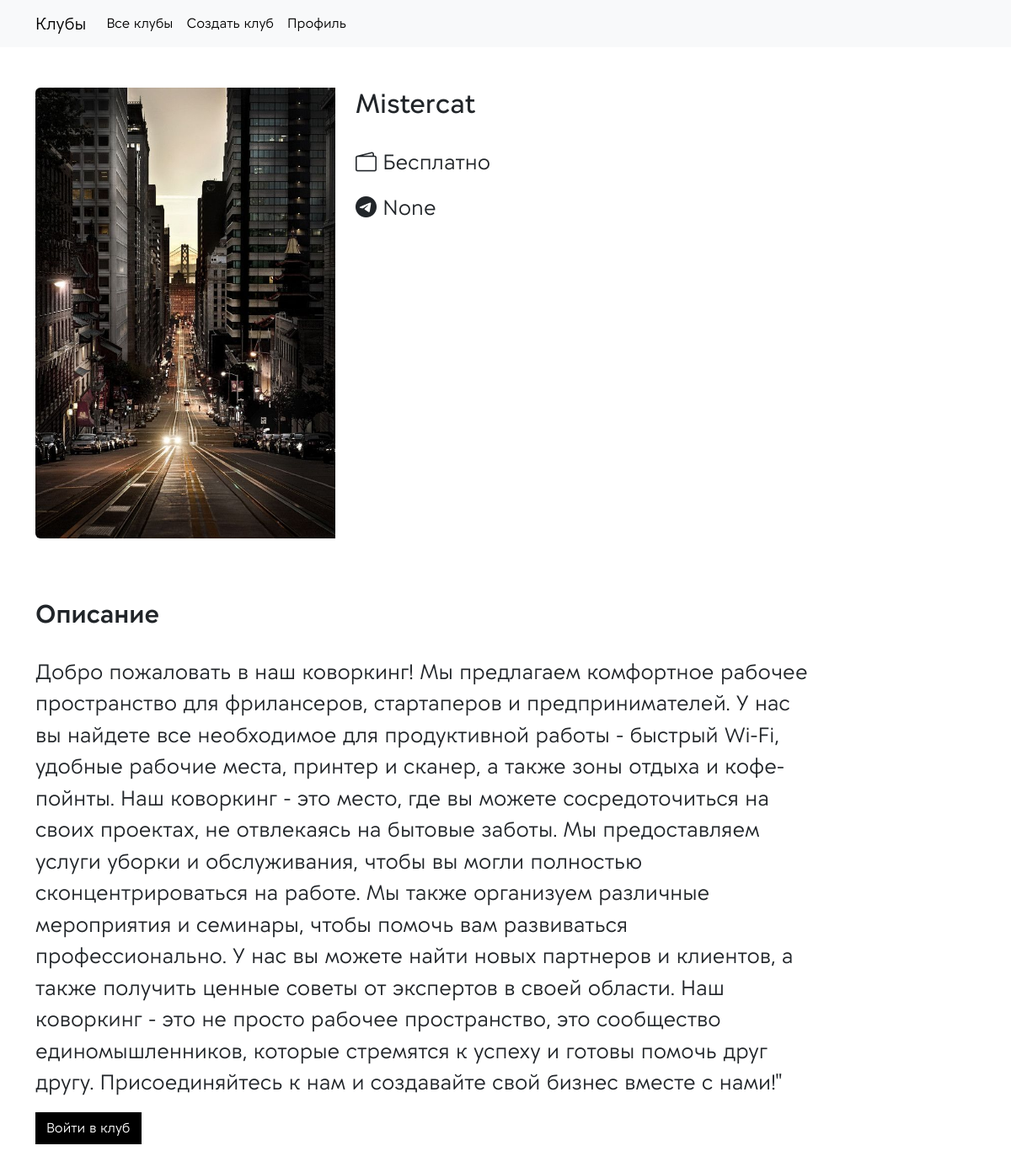
Page /misterkat/join-club/ (signed in) on the committed database.
### app_clubs/models.py (models this page shows, shortened)
class BaseModel(models.Model):
    format_choices = [
        ("Онлайн", "Онлайн"),
        ("Офлайн", "Офлайн"),
    ]
    title = models.CharField(max_length=128, verbose_name='Заголовок')
    slug = models.SlugField(max_length=128, db_index=True, null=False, blank=True, unique=True)
    club = models.ForeignKey("Club", on_delete=models.SET_NULL, null=True, blank=True)
    class Meta:
        abstract = True

class Club(BaseModel):
    club = None
    admins = models.ManyToManyField(get_user_model(), related_name='clubsadmins')
    not_approved = models.ManyToManyField(get_user_model(), related_name='notapproved', null=True, blank=True)
    description = models.TextField(blank=True, null=True, verbose_name='Информация о клубе')
    short_desc = CKEditor5Field(blank=True, null=True, verbose_name="Доп.информация о клубе", config_name='extends')
    moderate = models.BooleanField(default=False, verbose_name='Модерировать')
    image = models.FileField(upload_to='uploads/%Y/%m/%d/', default=None, null=True, blank=True,
                             verbose_name='Изображение')
    tg = models.CharField(max_length=256, null=True, blank=True, verbose_name='Телеграм')
    cat = models.CharField(max_length=64, choices=cats, verbose_name='Направления', null=True)
    class Meta:
        verbose_name_plural = 'Клубы'

### app_clubs/views.py (the view, shortened to what this page needs)
# urls.py: path('<slug:club_slug>/join-club/', views.JoinClub.as_view(), name='join_club'),
class JoinClub(LoginRequiredMixin, FormView):
    template_name = 'app_clubs/join_club.html'
    form_class = FormJoinClub
    def get_context_data(self, **kwargs):
        context = super().get_context_data(**kwargs)
        context['club'] = Club.objects.get(slug=self.kwargs['club_slug'])
        return context

### app_clubs/forms.py
class FormJoinClub(forms.Form):
    pass

### app_clubs/context_processors.py (called while the page is built)
def context_navbar(request, navbar=navbar):
    if request.user.is_authenticated:
        navbar = navbar[0:-2]
        navbar.append({'selected': 'profile_user', 'name': 'Профиль', 'url': reverse_lazy('app_clubs:profile_user')})
    else:
        navbar = navbar[-2:]
    return {'logo': 'Клубы', 'main_page_url': reverse_lazy('app_clubs:home_page'), 'menu_navbar': navbar}

### app_clubs/templates/app_clubs/join_club.html (shortened to what this page needs)
{% extends 'app_clubs/base/base.html' %}
{% load static %}
{% block content %}
    <br><br>
    <div class="container">
        <div class="row">
            <div class="col-sm-12 col-md-4">
                {% if club.image %}
                    <img src="{{ club.image.url }}" class="img-fluid rounded-start"
                         style="height: 100%; width: 100%; object-fit: cover">
                {% endif %}
            </div>
            <div class="col-sm-12 col-md-6">
                <h2>{{ club.title }}</h2><br>
                <p style="font-size: 25px"><i class="bi bi-wallet2"></i> Бесплатно</p>
                <p style="font-size: 25px"><i class="bi bi-telegram"></i> {{ club.tg }}</p>
            </div>
        </div>
    </div>
    <br><br><br>
    <div class="container">
        <h2 class="title-weight-section">Описание</h2><br>
        <div class="row">
            <div class="col-sm-12 col-md-10">
                <p style="font-size: 25px">{{ club.description }}</p>
                    <form method="post">{% csrf_token %}
                        <input type="submit" value="Войти в клуб" class="btn join-btn">
                    </form>
            </div>
        </div>
    </div>
    <br><br>
{% endblock %}

### app_clubs/static/app_clubs/styles/main.css (style rules this page uses)
.title-weight-section { font-weight: 600; font-size: 30px; }
.join-btn { border: 1px solid black; background-color: black !important; color: white !important; font-size: 54px; border-radius: 0px !important; }

### rows in the picture
Club: image (picture), title "Mistercat", tg "None", description "Добро пожаловать в наш коворкинг! Мы предлагаем комфортное рабочее пространство для фрилансеров, стартаперов и предпринимателей. У нас вы найдете все необходимое для продуктивной работы - быстрый Wi-Fi, удобные рабочие места, принтер и сканер, а также зоны отдыха и кофе-пойнты. Наш коворкинг - это место, где вы можете сосредоточиться на своих проектах, не отвлекаясь на бытовые заботы. Мы предоставляем услуги уборки и обслуживания, чтобы вы могли полностью сконцентрироваться на работе. Мы также организуем различные мероприятия и семинары, чтобы помочь вам развиваться профессионально. У нас вы можете найти новых партнеров и клиентов, а также получить ценные советы от экспертов в своей…"

### other values in the picture
{{ logo }} "Клубы"
{{ item.name }} "Все клубы" "Создать клуб" "Профиль"
